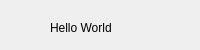
<?xml version="1.0" encoding="UTF-8"?>
<ui version="4.0">
 <class>MainWindow</class>
 <widget class="QMainWindow" name="MainWindow">
  <property name="geometry">
   <rect>
    <x>0</x>
    <y>0</y>
    <width>200</width>
    <height>50</height>
   </rect>
  </property>
  <property name="windowTitle">
   <string>PyQT</string>
  </property>
  <widget class="QWidget" name="centralwidget">
   <widget class="QLabel" name="label">
    <property name="geometry">
     <rect>
      <x>50</x>
      <y>20</y>
      <width>71</width>
      <height>16</height>
     </rect>
    </property>
    <property name="text">
     <string>Hello World</string>
    </property>
   </widget>
  </widget>
 </widget>
 <resources/>
 <connections/>
</ui>
